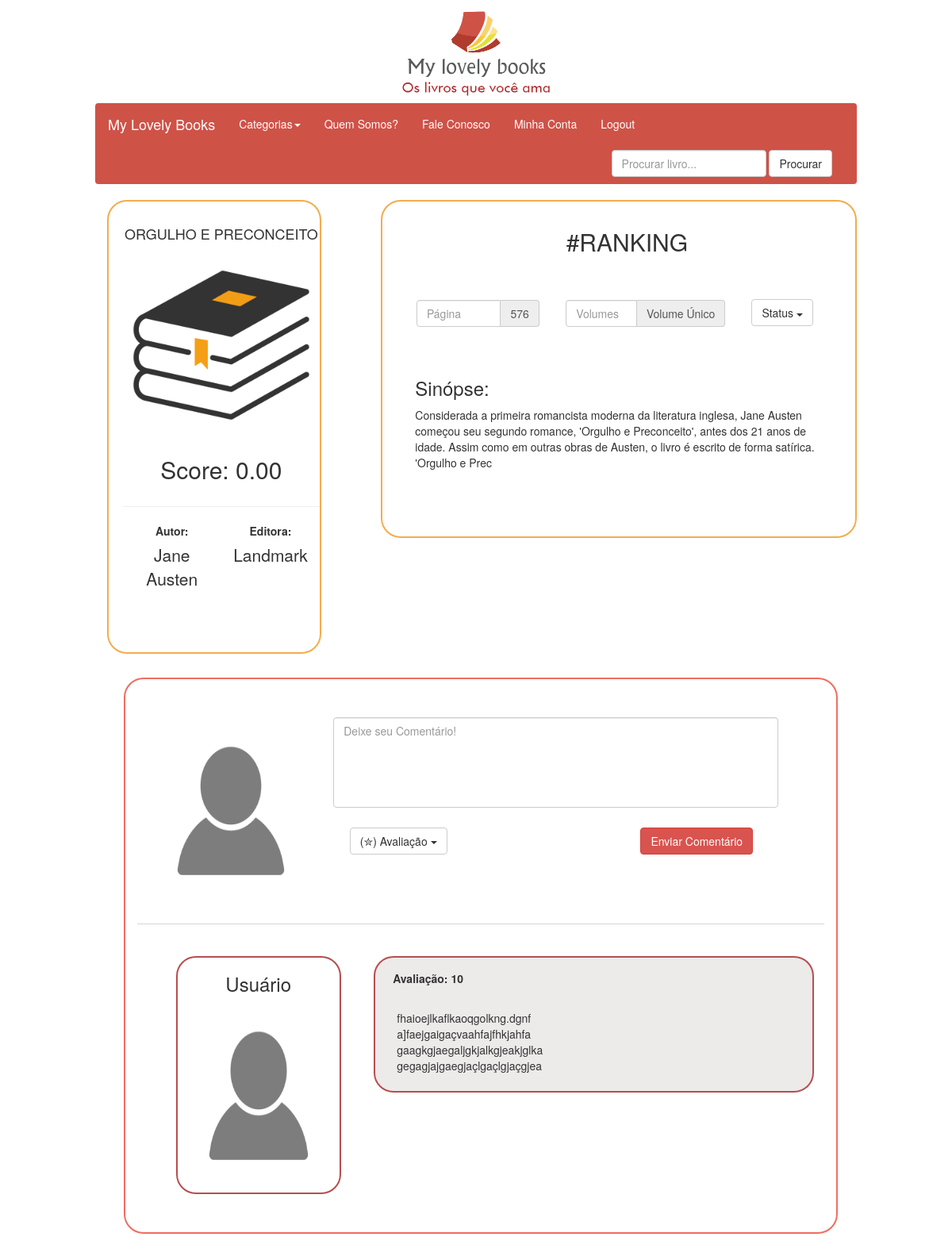
The app's page /bookPage.php?id=2 (signed in) with its own data.
### tables this page shows
CREATE TABLE tb_book (
    bookId int NOT NULL AUTO_INCREMENT,
    title varchar(255) NOT NULL,
    author varchar(255) NOT NULL,
    synopsis varchar(255) NOT NULL,
    publisher varchar(255) NOT NULL,
    volumes varchar(255) NOT NULL,
    chapters varchar(255) NOT NULL,
    pages int NOT NULL,
    score double(2,2) NOT NULL,
    categoryId int NOT NULL,
    CONSTRAINT Book_pk PRIMARY KEY (bookId)
);

### bdService/bdbook.php (called while the page is built, shortened)
<?php
	function getOneBook($id){
		$sql = "SELECT * FROM tb_book WHERE bookId=".$id;
		$conn = abrirConexao();
		$array = array();
		$result = mysqli_query($conn, $sql);
		if(mysqli_query($conn, $sql)){
			if($result){
				if(mysqli_num_rows($result)>0){
					while($row = mysqli_fetch_assoc($result)){
						$array[] = $row;
					}
				}
			}
		} else {
			$_SESSION["message"] = "Erro ao fazer consulta";
		}
		return $array[0];
	}
?>

### bookPage.php (the view, shortened to what this page needs)
<?php
	include_once 'bdService/bdBook.php';
	$loginValid = false;
	if(isset($_SESSION["name"]) && $_SESSION["login"] == true){
		$loginValid = true;
		if(isset($_GET["id"])){
			$id = $_GET["id"];
			$book = getOneBook($id);
		}
	}
	else{
		Header("Location: login.php");
	}
?>
<html>
	<head>
		<link href="bootstrap/css/bootstrap.min.css" rel="stylesheet" type="text/css"></link>
		<link href="css/css.css" rel="stylesheet" type="text/css"></link>
	</head>
	<body>
		<div class="banner">
			<a href="index.php">
				<img src="images/LogoAWB.png" class="banner" width="214" height="129.5"/>
			</a>
		</div>
		<nav class="navbar">
			<div class="container-fluid">
				<div class="navbar-header">
				  <a class="navbar-brand" href="#">My Lovely Books</a>
				</div>
				<div class="collapse navbar-collapse" id="bs-example-navbar-collapse-1">
				  <ul class="nav navbar-nav">
					<li class="dropdown">
					  <a href="#" class="dropdown-toggle" data-toggle="dropdown" role="button" aria-haspopup="true" aria-expanded="false">Categorias<span class="caret"></span></a>
					</li>
					<li><a href="#">Quem Somos?</a></li>
					<li><a href="#">Fale Conosco</a></li>
					<?php if($loginValid == false): ?>
						<li><a href="login.php">Login</a></li>
					<?php else: ?>
						<li><a href="myAccount.php">Minha Conta</a></li>
						<li><a href="logout.php">Logout</a></li>
					<?php endif; ?>
				  </ul>
				  <form class="navbar-form navbar-right" action="search_book.php" method="post">
					<div class="form-group">
					  <input type="text" class="form-control" placeholder="Procurar livro...">
					</div>
					<button type="submit" class="btn btn-default">Procurar</button>
				  </form>
				</div>
			</div>
		</nav>
		<div class="col-sm-3 col-xs-6 painel">
			<div class="jumbotron mybooks">
				<div class="row text-center">
					<h4 class="text-center aproximar-topo"><?=$book["title"]?></h4>
					<img src="images/book_default.png" class="img-responsive"/>
				</div>
				<div class="row text-center">
					<h2><span>Score:</span> <?=$book["score"]?></h2>
					<div class="col-md-12 ">
						<hr/>
						<div class="form-group col-sm-6 col-xs-6">
							<label for="author">Autor:</label>
							<p id="author"><?=$book["author"]?></p>
						  </div>
						  <div class="form-group col-sm-6 col-xs-6">
							<label for="publisher">Editora:</label>
							<p id="publisher"><?=$book["publisher"]?></p>
						  </div>
					</div>
				</div>
			</div>
		</div>
		<div class="col-sm-6 col-xs-6 painel-top jumbotron mybooks">
			<div class="row aproximar-topo">
				<h2 class="text-center">#RANKING </h2>
			</div>
			<div class="form-group row separar">
				<div class="col-sm-4">
					<div class="separar">
						<div class="input-group">
							<input type="text" class="form-control" placeholder="Página" aria-describedby="basic-addon2">
							<span class="input-group-addon" id="basic-addon2"><?=$book["pages"]?></span>
						</div>
					</div>
				</div>
				<div class="col-sm-5">
					<div class="separar">
						<div class="input-group">
							<input type="text" class="form-control" placeholder="Volumes" aria-describedby="basic-addon2">
							<span class="input-group-addon" id="basic-addon2"><?= ($book["volumes"] == "" ? "?" : $book["volumes"])?></span>
						</div>
					</div>
				</div>
				<div class="col-sm-3">
					<div class="separar">
						<div class="dropdown">
							<button class="btn btn-default dropdown-toggle" type="button" id="status" data-toggle="dropdown" aria-haspopup="true" aria-expanded="true">
								Status
								<span class="caret"></span>
							</button>
						</div>
					</div>
				</div>
				<div class="form-group col-md-12">
					<h3 for="synopsis">Sinópse:</h3>
					<div id="synopsis"><?=$book["synopsis"]?></div>
				</div>
			</div>
		</div>
		<div class="col-sm-9 arrumar jumbotron myperfil">
				<div class="row">
					<div class="col-sm-3">
						<img src="images/profile-icon.png" class="img-responsive" />
					</div>
					<div class="col-sm-8">
						<div class="row">
							<textarea class="form-control" rows="5" placeholder="Deixe seu Comentário!	"></textarea>
						</div>
						<div class="row separar">
							<div class="col-sm-8">
								<div class="dropdown">
									<button class="btn btn-default dropdown-toggle" type="button" id="score" data-toggle="dropdown" aria-haspopup="true" aria-expanded="true">
										(✮)	Avaliação
										<span class="caret"></span>
									</button>
								</div>
							</div>
							<div class="col-sm-3">
								<input type="submit" class="btn btn-danger" value="Enviar Comentário"/>
							</div>
						</div>
					</div>
				</div>
				<hr/>
				<div class="row">
						<ul class="no-dot">
							<li class="">
								<div class="col-sm-3 coment-border">
									<h3 class="text-center">Usuário</h3>
									<img src="images/profile-icon.png" class="img-responsive"/>
								</div>
								<div class="col-sm-8 comentario coment-border painel-top">
									<div class="row">
										<label>Avaliação: 10</label>
									</div>
									<div class="row separar">
										fhaioejlkaflkaoqgolkng.dgnf</br>
										a]faejgaigaçvaahfajfhkjahfa</br>
										gaagkgjaegaljgkjalkgjeakjglka</br>
										gegagjajgaegjaçlgaçlgjaçgjea</br>
									</div>
								</div>
							</li>
						</ul>
				</div>
		</div>
</html>

### css/css.css (style rules this page uses)
textarea { resize: none; height: 40%; }
.img-responsive { display: block; margin: 0 auto; width: auto; height: 30%; }
.banner { float: none; display:block; margin-left:auto; margin-right:auto; }
.row { margin-left:1%; }
.navbar { background-color: #cf5247; margin-left: 10%; margin-right: 10%; }
.painel { margin-left: 10%; }
.painel-top { margin-left: 5%; }
a:visited, a:link { color: white; }
form { display: inline-block; margin-left: auto; margin-right: auto; text-align: left; }
.separar { padding: 1%; }
.myperfil { background: white !important; border-radius: 25px; border: 2px solid #ef6d62; }
.mybooks { background: white !important; border-radius: 25px; border: 2px solid #f2ad4d; }
.arrumar { margin-left:13%; }
.aproximar-topo { margin-top: -6%; }
.coment-border { border-radius: 25px; border: 2px solid #b74e4e; }
.comentario { background-color: #edeaea; padding: 2%; }
.no-dot { list-style-type: none; }

### records on screen
tb_book: title "ORGULHO E PRECONCEITO", score "0.00", author "Jane Austen", publisher "Landmark", pages "576", volumes "Volume Único", synopsis "Considerada a primeira romancista moderna da literatura inglesa, Jane Austen começou seu segundo romance, 'Orgulho e Preconceito', antes dos 21 anos de idade. Assim como em outras obras de Austen, o livro é escrito de forma satírica. 'Orgulho e Prec"
